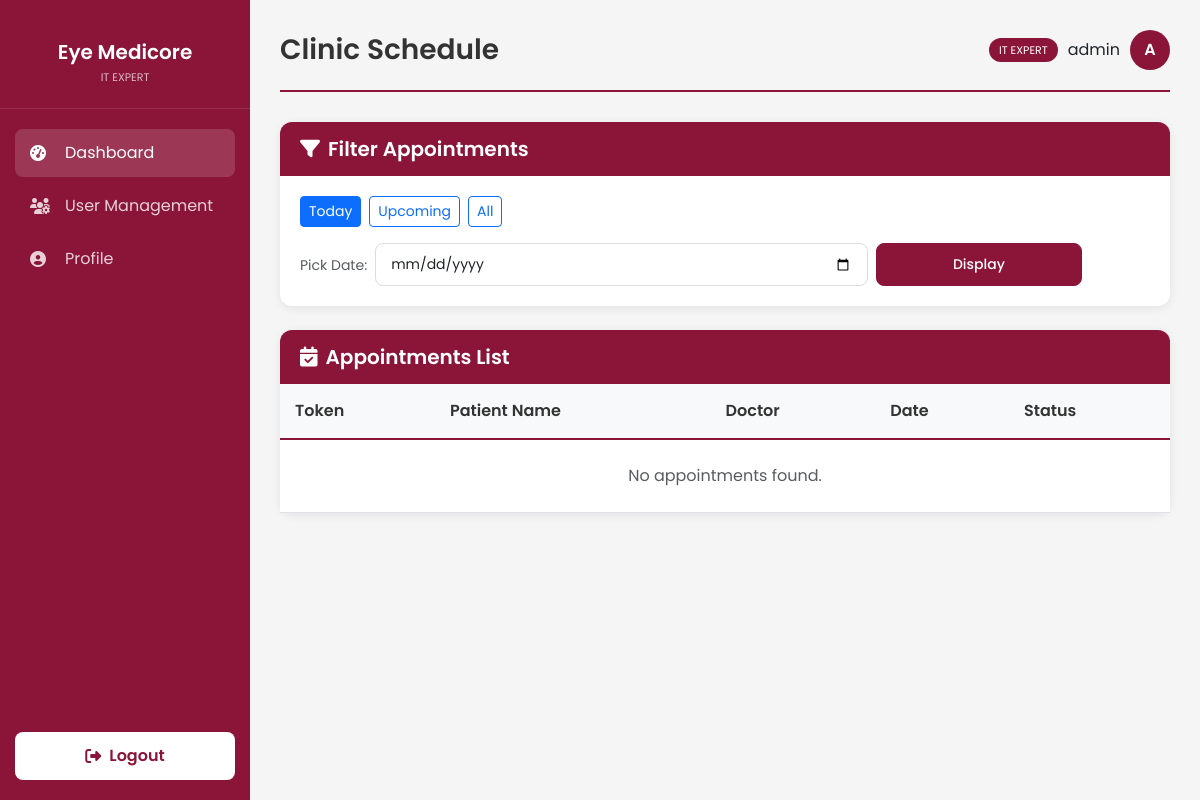
The page /appointments?view_type=today (signed in) on the database as committed earlier.
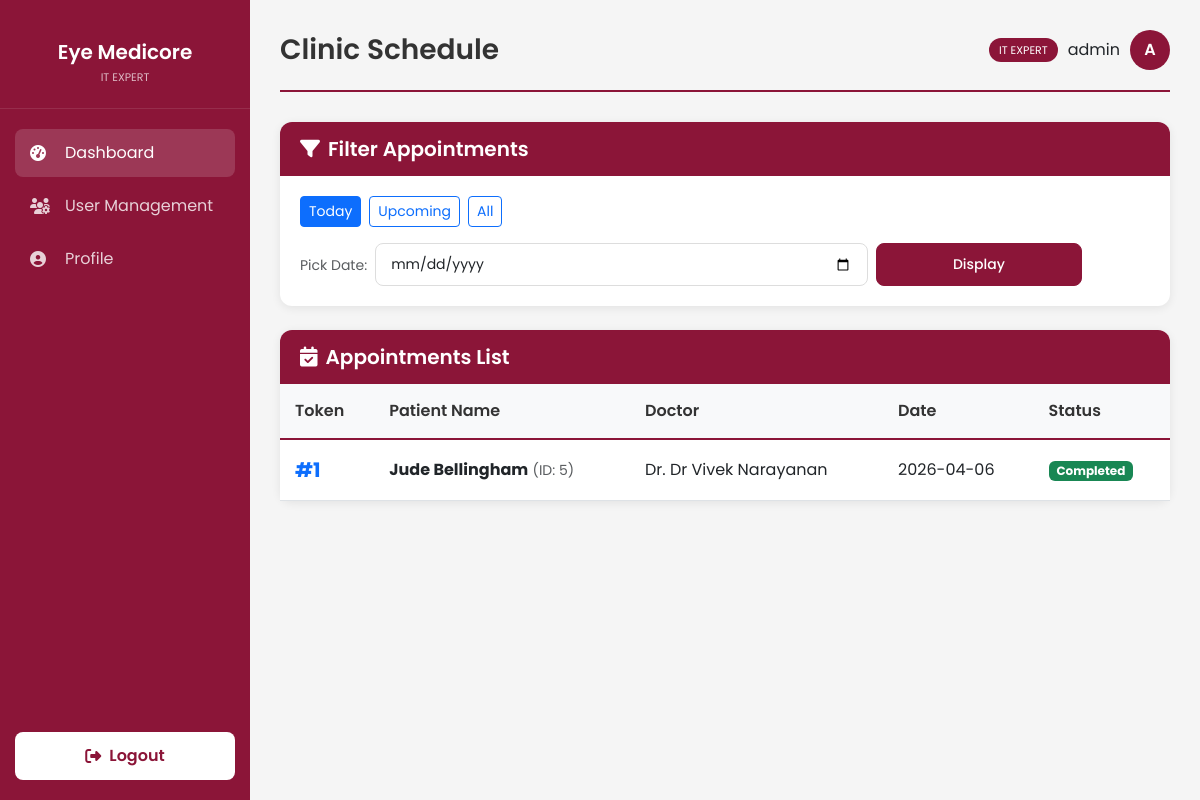
The same page on the database as committed later.
### models.py (models this page shows, shortened)
class Appointment(db.Model):
    id = db.Column(db.Integer, primary_key=True)
    patient_id = db.Column(db.Integer, db.ForeignKey('patient.id'), nullable=False)
    doctor_id = db.Column(db.Integer, db.ForeignKey('user.id', name='fk_appointment_doctor_id'), nullable=True) # Usually required but keeping nullable for migration safety
    date = db.Column(db.Date, nullable=False)
    time = db.Column(db.Time, nullable=True) # Made nullable as it's no longer the primary scheduling field
    token_number = db.Column(db.Integer, nullable=False, default=1)
    status = db.Column(db.String(20), default='Waiting') # Changed default to 'Waiting' as requested
    created_at = db.Column(db.DateTime, default=get_local_time)
    patient_ref = db.relationship('Patient', backref=db.backref('appointments', lazy=True))
    doctor = db.relationship('User', backref=db.backref('appointments', lazy=True))
    __table_args__ = (
        db.UniqueConstraint('doctor_id', 'date', 'token_number', name='unique_appointment_token'),
    )

class Patient(db.Model):
    id = db.Column(db.Integer, primary_key=True)
    name = db.Column(db.String(100), nullable=False)
    age = db.Column(db.Integer, nullable=False)
    gender = db.Column(db.String(10), nullable=False)
    blood_group = db.Column(db.String(5), nullable=False)
    place = db.Column(db.String(100), nullable=False)
    phone = db.Column(db.String(20), nullable=False, unique=True)
    created_at = db.Column(db.DateTime, default=get_local_time)
    doctor_id = db.Column(db.Integer, db.ForeignKey('user.id', name='fk_patient_doctor_id'), nullable=True)
    staff_id = db.Column(db.Integer, db.ForeignKey('user.id', name='fk_patient_staff_id'), nullable=True)
    diagnoses = db.relationship('Diagnosis', backref='patient', lazy=True)
    doctor = db.relationship('User', foreign_keys=[doctor_id], backref=db.backref('assigned_patients', lazy=True))
    staff = db.relationship('User', foreign_keys=[staff_id], backref=db.backref('registered_patients', lazy=True))

class User(UserMixin, db.Model):
    id = db.Column(db.Integer, primary_key=True)
    username = db.Column(db.String(100), unique=True, nullable=False)
    password_hash = db.Column(db.String(200), nullable=False)
    role = db.Column(db.String(20), nullable=False, default='staff') # it_expert, doctor, staff
    blood_group = db.Column(db.String(5), nullable=False)
    email = db.Column(db.String(120), unique=True)
    phone_number = db.Column(db.String(20), unique=True)
    account_status = db.Column(db.String(20), default='Active')
    created_at = db.Column(db.DateTime, default=get_local_time)
    last_login = db.Column(db.DateTime)
    otp_secret = db.Column(db.String(6))
    otp_expiry = db.Column(db.DateTime)
    doctor_id = db.Column(db.Integer, db.ForeignKey('user.id'), nullable=True)
    doctor = db.relationship('User', remote_side=[id], backref='staff_members')

### app.py (the view)
@app.route('/appointments', methods=['GET'])
@login_required
def appointments():
    if current_user.role not in ['staff', 'doctor', 'it_expert']:
        flash('Unauthorized', 'danger')
        return redirect(url_for('index'))
    view_type = request.args.get('view_type', 'all')
    filter_date = request.args.get('date')
    if current_user.role == 'staff':
        if not current_user.doctor_id:
            query = Appointment.query.filter(False) # No doctor assigned means no patients/appointments
        else:
            query = Appointment.query.join(Patient).filter(Patient.doctor_id == current_user.doctor_id)
    elif current_user.role == 'doctor':
        query = Appointment.query.join(Patient).filter(Patient.doctor_id == current_user.id)
    else:
        query = Appointment.query
    if view_type == 'today':
        query = query.filter(Appointment.date == date.today())
    elif view_type == 'upcoming':
        query = query.filter(Appointment.date > date.today())
    elif filter_date:
        try:
            search_date = datetime.strptime(filter_date, '%Y-%m-%d').date()
            query = query.filter(Appointment.date == search_date)
        except ValueError:
            flash('Invalid date format', 'danger')
    appointments = query.order_by(Appointment.date, Appointment.token_number).all()
    return render_template('appointments.html',
                           appointments=appointments,
                           filter_date=filter_date,
                           view_type=view_type,
                           today=date.today().strftime('%Y-%m-%d'))

### app.py (called while the page is built)
@login_manager.user_loader
def load_user(user_id):
    return User.query.get(int(user_id))

### templates/appointments.html (shortened to what this page needs)
{% extends "base_dashboard.html" %}
{% block page_title %}Clinic Schedule{% endblock %}
{% block content %}
<div class="card mb-4">
    <div class="card-header d-flex justify-content-between align-items-center">
        <h5 class="mb-0"><i class="fas fa-filter me-2"></i>Filter Appointments</h5>
    </div>
    <div class="card-body">
        <div class="d-flex flex-wrap gap-2 mb-3">
            <a href="/appointments?view_type=today"
                class="btn btn-sm btn-outline-primary {% if view_type == 'today' %}active{% endif %}">Today</a>
            <a href="/appointments?view_type=upcoming"
                class="btn btn-sm btn-outline-primary {% if view_type == 'upcoming' %}active{% endif %}">Upcoming</a>
            <a href="/appointments?view_type=all"
                class="btn btn-sm btn-outline-primary {% if view_type == 'all' and not filter_date %}active{% endif %}">All</a>
        </div>
        <form action="/appointments" method="GET" class="row g-2 align-items-center">
            <div class="col-auto">
                <span class="text-muted small">Pick Date:</span>
            </div>
            <div class="col-md-7">
                <input type="date" name="date" class="form-control form-control-sm" value="{{ filter_date }}">
            </div>
            <div class="col-md-3">
                <button type="submit" class="btn btn-sm btn-primary w-100">Display</button>
            </div>
        </form>
    </div>
</div>
<div class="card">
    <div class="card-header">
        <h5><i class="fas fa-calendar-check me-2"></i>Appointments List</h5>
    </div>
    <div class="card-body p-0">
        <div class="table-responsive">
            <table class="table mb-0">
                <thead>
                    <tr>
                        <th>Token</th>
                        <th>Patient Name</th>
                        <th>Doctor</th>
                        <th>Date</th>
                        <th>Status</th>
                    </tr>
                </thead>
                <tbody>
                    {% for appointment in appointments %}
                    <tr>
                        <td class="fw-bold fs-5 text-primary">#{{ appointment.token_number }}</td>
                        <td><strong>{{ appointment.patient_ref.name }}</strong> <small class="text-muted">(ID: {{ appointment.patient_id }})</small></td>
                        <td>Dr. {{ appointment.doctor.username if appointment.doctor else 'N/A' }}</td>
                        <td>{{ appointment.date.strftime('%Y-%m-%d') if appointment.date else 'N/A' }}</td>
                        <td>
                            <span class="badge {% if appointment.status == 'Completed' %}bg-success{% else %}bg-warning text-dark{% endif %}">
                                {{ appointment.status if appointment.status else 'Waiting' }}
                            </span>
                        </td>
                    </tr>
                    {% else %}
                    <tr>
                        <td colspan="5" class="text-center py-4 text-muted">No appointments found.</td>
                    </tr>
                    {% endfor %}
                </tbody>
            </table>
        </div>
    </div>
</div>
{% endblock %}

Rows that differ between the two databases and show on the page:
now on this page (row edited): Appointment: token_number "1", patient_ref.name "Jude Bellingham", patient_id "5", doctor "Dr Vivek Narayanan", date "2026-04-06", status "Completed"
Other text that changed with them:
text no longer shown: "No appointments found."
